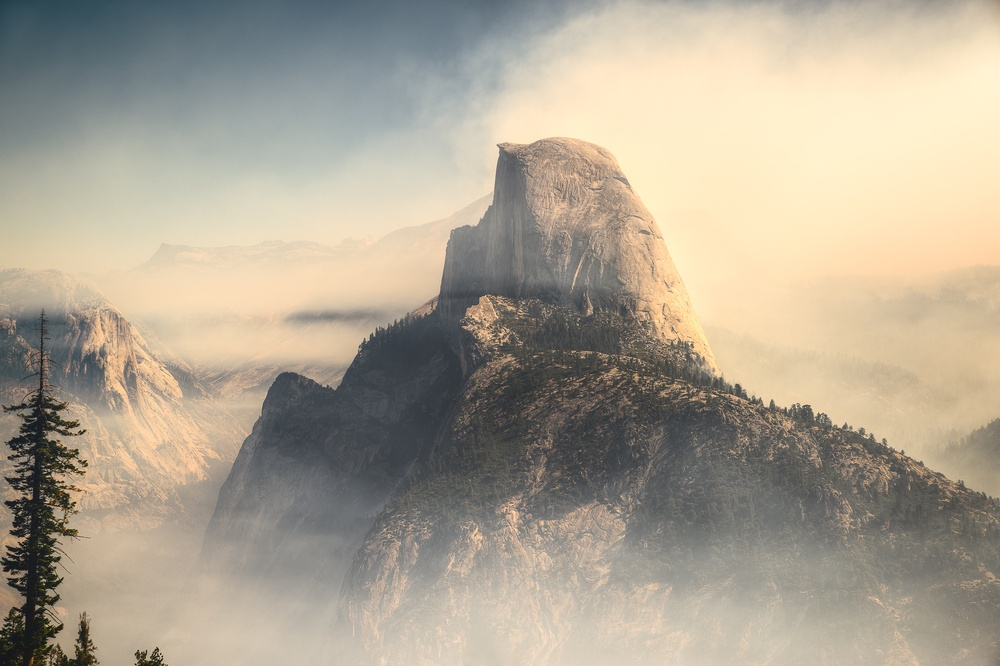
#> input picture images/photo-brendan-lynch-n-210.jpg, 1000 x 666 px, shrunk from 2000 x 1333 before the run, found by its file name
$ python ChangeRGB.py
#> lines starting #> are read from the running program, lines starting #| are printed output that depends on the picture
from PIL import Image, ImageFilter

im = Image.open('../images/photo-brendan-lynch-n-210.jpg')
#> im is the input picture: PIL image 1000x666 RGB; mean R, G, B 172.8, 163.6, 146.9
r,g,b=im.split()
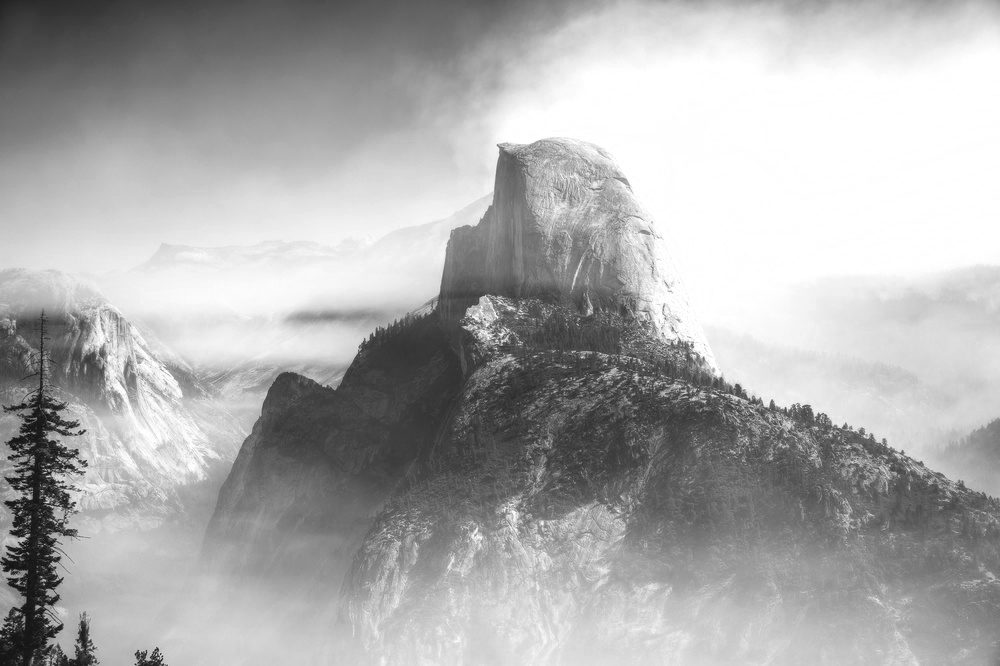
#> r: PIL image 1000x666 L; min 11, max 255, mean 172.8
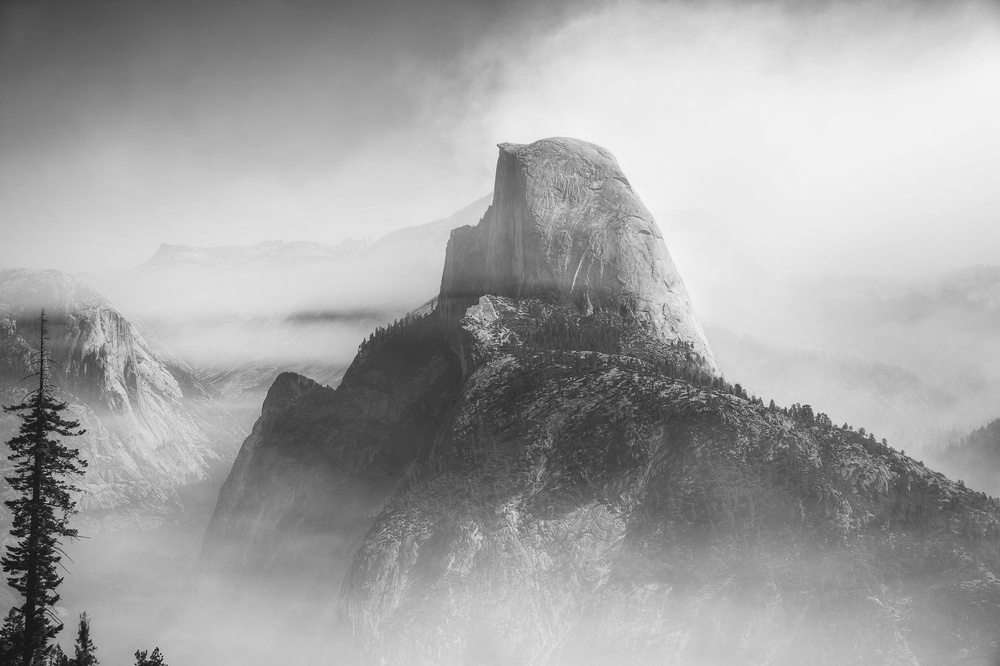
#> g: PIL image 1000x666 L; min 11, max 248, mean 163.6
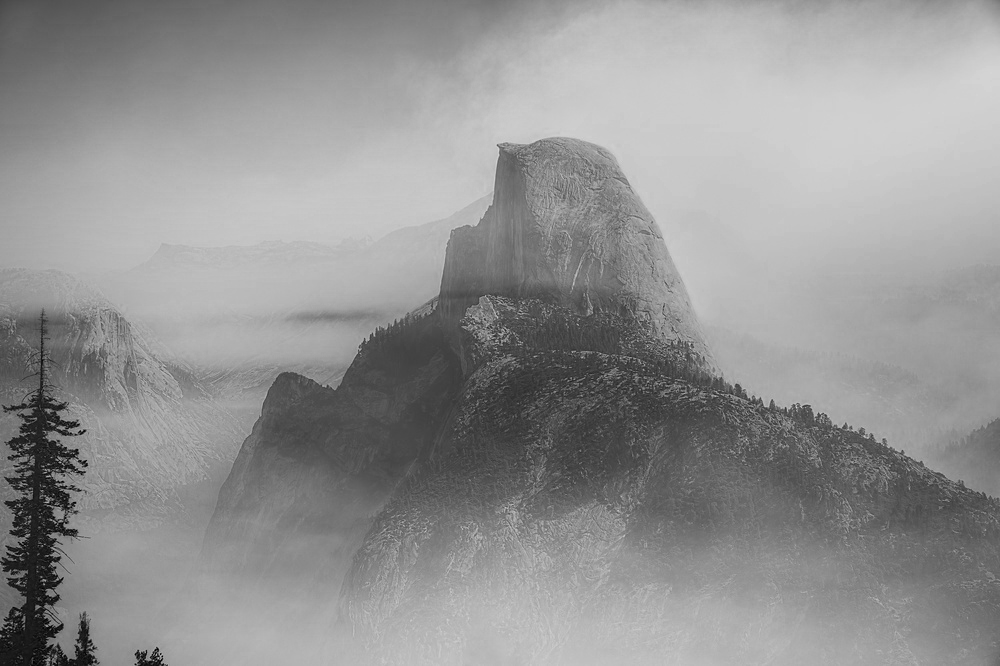
#> b: PIL image 1000x666 L; min 0, max 219, mean 146.9
om = Image.merge("RGB",(b,g,r))
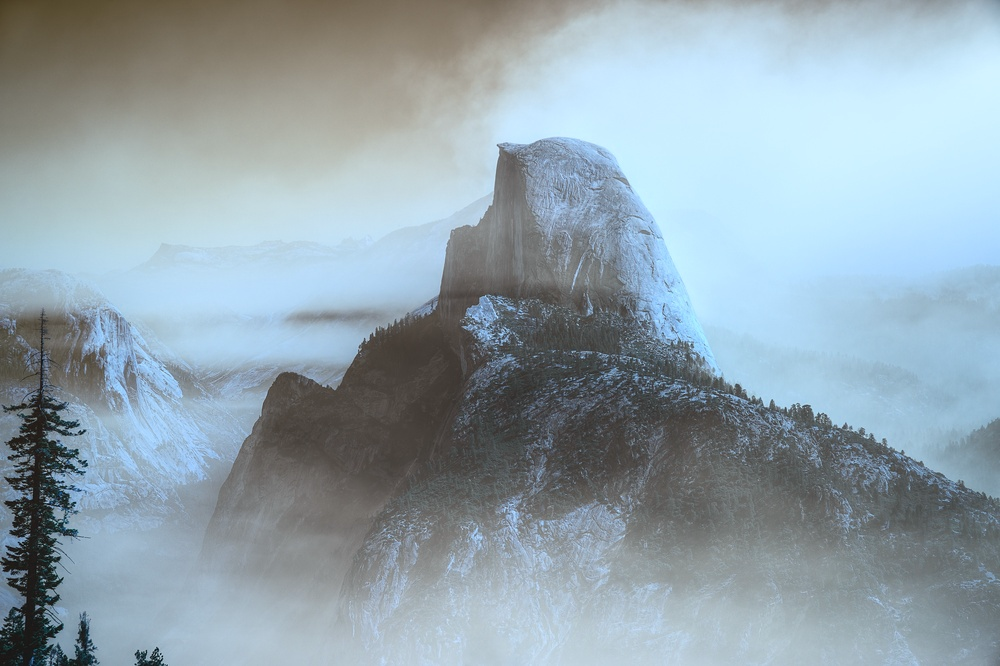
#> om: PIL image 1000x666 RGB; mean R, G, B 146.9, 163.6, 172.8
om= om.filter(ImageFilter.BLUR)
om.save('../images/ChangeRGB - photo-brendan-lynch-n-210.jpg')
